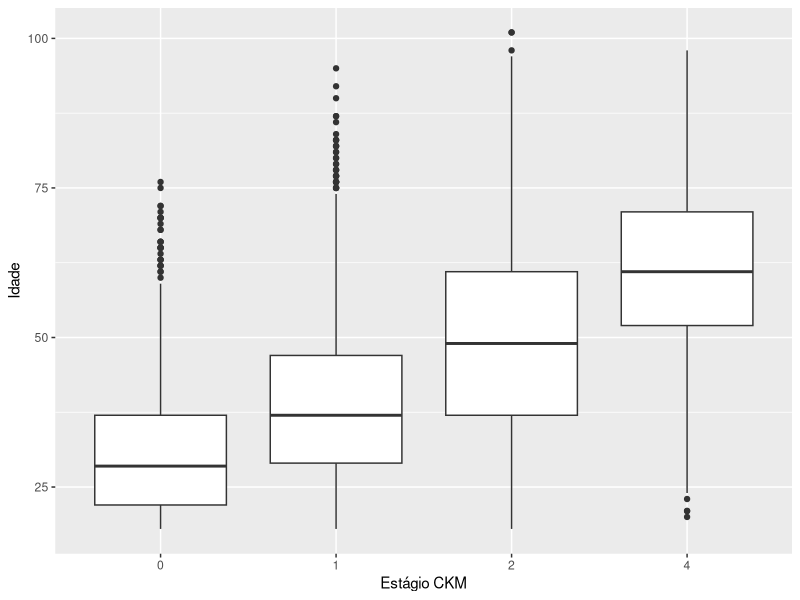

Generate this figure with R:
# Rode a partir da raiz do repositório (setwd("<pasta do projeto>") ou abra o projeto no RStudio):
# os caminhos de dados abaixo são relativos a ela.
library(tidyverse)

# CKM_Stage ja foi validado como logicamente fiel aos classificadores
# (tests/validar_ckm_stage.py) — aqui checamos se ele tambem e clinicamente
# plausivel: estagio deveria subir com idade, ter alguma assimetria por sexo,
# e a RCE deveria capturar risco que o IMC sozinho deixa passar.

dados_ckm <- read.csv(
  "data/processed/pns_ckm_prevent_2013.csv",
  na.strings = c("NA", "")
)

# --- 1. CKM_Stage vs Idade -----------------------------------------------
# Esperado: idade media subindo de 0 -> 1 -> 2 -> 4, sem inversao. Se
# inverter em algum ponto, e sinal de problema na hierarquia do CKM_Stage.

dados_ckm %>%
  group_by(CKM_Stage) %>%
  summarise(idade_media = mean(Idade, na.rm = TRUE),
            idade_mediana = median(Idade, na.rm = TRUE),
            n = n())

dados_ckm %>%
  ggplot(aes(x = factor(CKM_Stage), y = Idade)) +
  geom_boxplot() +
  labs(x = "Estágio CKM", y = "Idade")

# --- 2. CKM_Stage vs Sexo --------------------------------------------------
# Proporcao dentro de cada sexo (nao contagem bruta, ja que o total de
# homens e mulheres na amostra e diferente). Exploratorio — nao ha um
# resultado "certo" aqui, so checar se a assimetria observada faz sentido
# clinicamente (ex.: homens com mais risco cardiovascular mais jovens).

dados_ckm %>%
  filter(!is.na(CKM_Stage)) %>%
  count(Sexo, CKM_Stage) %>%
  group_by(Sexo) %>%
  mutate(pct = round(100 * n / sum(n), 1)) %>%
  select(-n) %>%
  pivot_wider(names_from = CKM_Stage, values_from = pct)

# --- 3. Concordancia Obesidade x Obesidade_Central -------------------------
# A celula que importa: Obesidade=Nao e Obesidade_Central=Sim — gente que o
# IMC classificaria "peso normal" mas a RCE pega como risco central.

dados_ckm %>%
  count(Obesidade, Obesidade_Central) %>%
  mutate(pct = round(100 * n / sum(n), 1))

# Se a RCE estiver capturando risco real (nao so ruido), esse grupo
# discordante deveria ter uma concentracao em Estagio 2 MAIOR que a
# populacao geral (~55%, ver linha 1 do bloco 1 acima).

dados_ckm %>%
  filter(Obesidade == "Nao", Obesidade_Central == "Sim") %>%
  count(CKM_Stage) %>%
  mutate(pct = round(100 * n / sum(n), 1))
